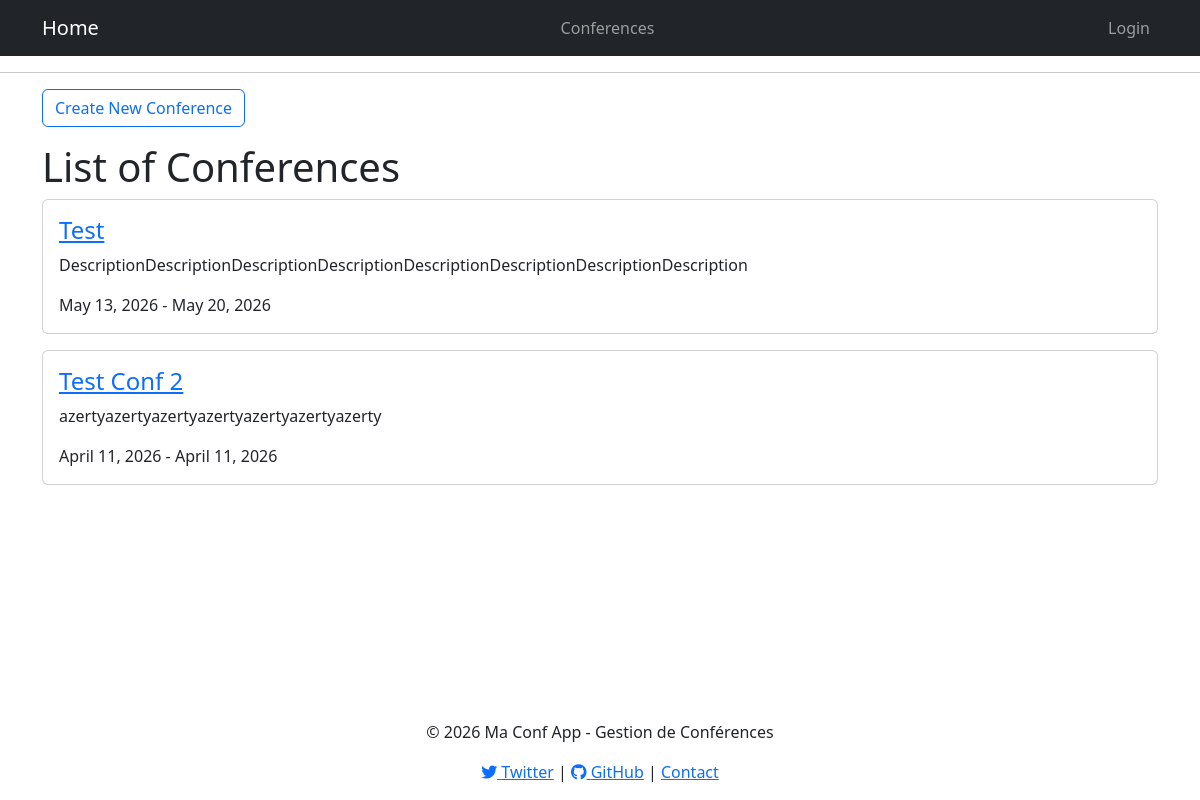
Screenshot of /conferences/list/ with the database file from the repository.
### conferenceApp/models.py (models this page shows, shortened)
class Conference(models.Model):
    THEME_CHOICES = [
        ('AI', 'Artificial Intelligence'),
        ('SE', 'Software Engineering'),
        ('SSE', 'Social Sciences & Education'),
        ('INT', 'Interdisciplinenary Themes'),
    ]
    conference_id = models.AutoField(primary_key=True)
    name = models.CharField(max_length=200, validators=[
        RegexValidator(regex=r'^[a-zA-Z\s]+$',
                       message='Name must contain only letters and can include spaces')
    ])
    location = models.CharField(max_length=200)
    start_date = models.DateField()
    end_date = models.DateField()
    description = models.TextField(validators=[
        MinLengthValidator(30, 'Description must be at least 30 characters long'),
        MaxLengthValidator(300, 'Description must have at most 300 characters')
    ])
    theme = models.CharField(max_length=100, choices = THEME_CHOICES)
    created_at = models.DateTimeField(auto_now_add=True)
    updated_at = models.DateTimeField(auto_now=True)
    userSubmissions = models.ManyToManyField(User, through="Submission", related_name='submitted_conferences')
    organizingCommittees = models.ManyToManyField(User, through="OrganizingCommittee", related_name='organized_conferences')

### conferenceApp/views.py (the view)
# urls.py: path("list/", conference_list, name="conference_list"),
def conference_list(request):
    list = Conference.objects.all().order_by("-start_date")
    return render(request, "conferences/conference_list.html", {"conferences": list})

### templates/conferences/conference_list.html (shortened to what this page needs)
{% extends 'base.html' %}  {% block content %}
<div class="d-flex justify-content-between align-items-center mb-3">
  <a href="{% url 'conference_create' %}" class="btn btn-outline-primary"
    >Create New Conference</a
  >
</div>
<h1>List of Conferences</h1>
{% for c in conferences %}
<div class="card text-left mb-3">
  <div class="card-body">
    <h4 class="card-title">
      <a href="{% url 'conference_details' c.conference_id %}">
        {{ c.name }}
      </a>
    </h4>
    <p class="card-text">{{c.description}}</p>
    <p class="card-text">{{c.start_date}} - {{c.end_date}}</p>
  </div>
</div>
{% endfor %} {% endblock %}

### rows the page displays
Conference: name "Test", description "DescriptionDescriptionDescriptionDescriptionDescriptionDescriptionDescriptionDescription", start_date "May 13, 2026", end_date "May 20, 2026"
Conference: name "Test Conf 2", description "azertyazertyazertyazertyazertyazertyazerty", start_date "April 11, 2026", end_date "April 11, 2026"
